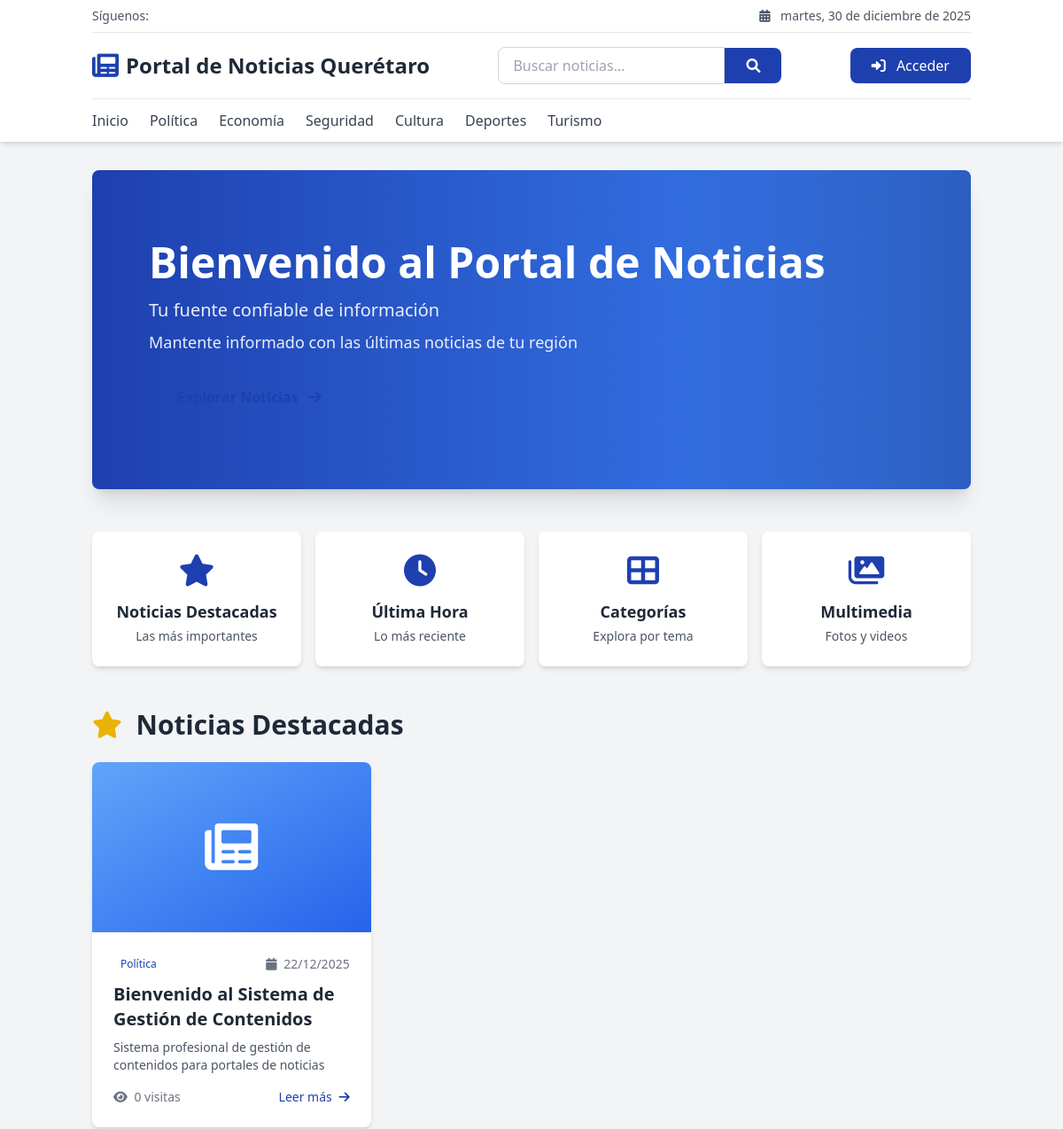
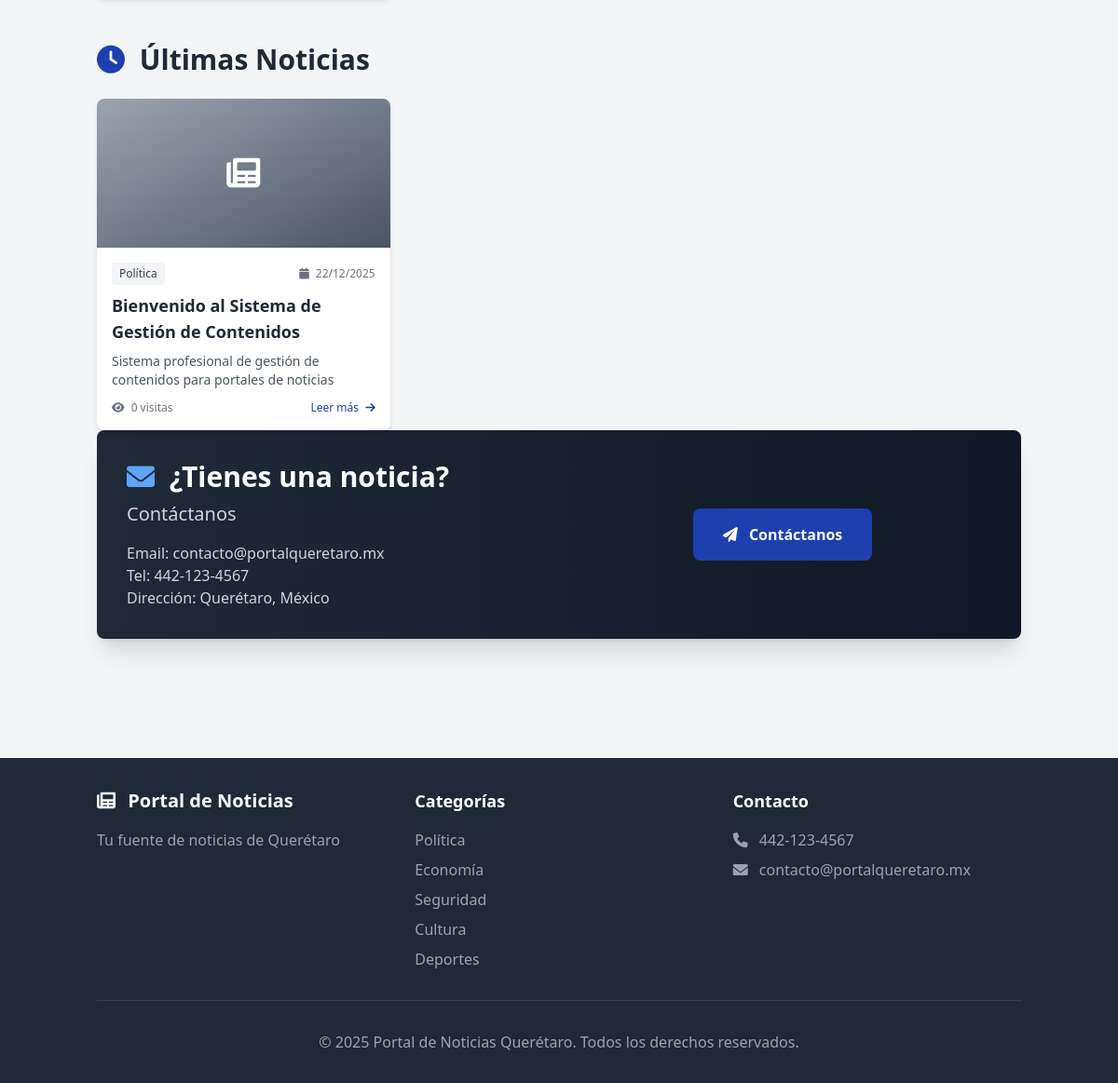
The page / on the database its author committed (2 pictures, top to bottom).
### tables this page shows
CREATE TABLE IF NOT EXISTS `configuracion` (
  `id` int(11) NOT NULL AUTO_INCREMENT,
  `clave` varchar(100) NOT NULL,
  `valor` text,
  `tipo` varchar(50) DEFAULT 'texto',
  `grupo` varchar(50) DEFAULT 'general',
  `descripcion` varchar(255) DEFAULT NULL,
  PRIMARY KEY (`id`),
  UNIQUE KEY `clave` (`clave`)
);

CREATE TABLE IF NOT EXISTS `categorias` (
  `id` int(11) NOT NULL AUTO_INCREMENT,
  `nombre` varchar(100) NOT NULL,
  `slug` varchar(100) NOT NULL,
  `descripcion` text,
  `padre_id` int(11) DEFAULT NULL,
  `orden` int(11) DEFAULT 0,
  `visible` tinyint(1) DEFAULT 1,
  `editor_responsable_id` int(11) DEFAULT NULL,
  `fecha_creacion` datetime DEFAULT CURRENT_TIMESTAMP,
  `fecha_modificacion` datetime DEFAULT CURRENT_TIMESTAMP ON UPDATE CURRENT_TIMESTAMP,
  PRIMARY KEY (`id`),
  UNIQUE KEY `slug` (`slug`),
  KEY `padre_id` (`padre_id`),
  KEY `editor_responsable_id` (`editor_responsable_id`)
);

CREATE TABLE IF NOT EXISTS `pagina_inicio` (
  `id` int(11) NOT NULL AUTO_INCREMENT,
  `seccion` varchar(50) NOT NULL,
  `titulo` varchar(255) DEFAULT NULL,
  `subtitulo` varchar(255) DEFAULT NULL,
  `contenido` text,
  `imagen` varchar(500) DEFAULT NULL,
  `url` varchar(500) DEFAULT NULL,
  `orden` int(11) DEFAULT 0,
  `activo` tinyint(1) DEFAULT 1,
  `fecha_modificacion` datetime DEFAULT CURRENT_TIMESTAMP ON UPDATE CURRENT_TIMESTAMP,
  PRIMARY KEY (`id`),
  KEY `seccion` (`seccion`),
  KEY `orden` (`orden`)
);

CREATE TABLE IF NOT EXISTS `noticias` (
  `id` int(11) NOT NULL AUTO_INCREMENT,
  `titulo` varchar(255) NOT NULL,
  `subtitulo` varchar(255) DEFAULT NULL,
  `slug` varchar(255) NOT NULL,
  `contenido` longtext NOT NULL,
  `resumen` text,
  `tags` varchar(500) DEFAULT NULL,
  `autor_id` int(11) NOT NULL,
  `categoria_id` int(11) NOT NULL,
  `imagen_destacada` varchar(255) DEFAULT NULL,
  `estado` enum('borrador','revision','aprobado','publicado','rechazado','archivado') DEFAULT 'borrador',
  `destacado` tinyint(1) DEFAULT 0,
  `orden_destacado` int(11) DEFAULT 0,
  `visitas` int(11) DEFAULT 0,
  `permitir_comentarios` tinyint(1) DEFAULT 1,
  `fecha_publicacion` datetime DEFAULT NULL,
  `fecha_programada` datetime DEFAULT NULL,
  `fecha_creacion` datetime DEFAULT CURRENT_TIMESTAMP,
  `fecha_modificacion` datetime DEFAULT CURRENT_TIMESTAMP ON UPDATE CURRENT_TIMESTAMP,
  `modificado_por` int(11) DEFAULT NULL,
  `version` int(11) DEFAULT 1,
  PRIMARY KEY (`id`),
  UNIQUE KEY `slug` (`slug`),
  KEY `autor_id` (`autor_id`),
  KEY `categoria_id` (`categoria_id`),
  KEY `estado` (`estado`),
  KEY `fecha_publicacion` (`fecha_publicacion`),
  KEY `destacado` (`destacado`)
);

### index.php (the view, shortened to what the rows shown need)
<?php
require_once __DIR__ . '/config/bootstrap.php';
$noticiaModel = new Noticia();
$categoriaModel = new Categoria();
$paginaInicioModel = new PaginaInicio();
$configuracionModel = new Configuracion();
$noticiasDestacadas = $noticiaModel->getDestacadas(3);
$noticiasRecientes = $noticiaModel->getAll('publicado', null, 1, 6);
$categorias = $categoriaModel->getParents(1);
$slider = $paginaInicioModel->getBySeccion('slider');
$accesoDirecto = $paginaInicioModel->getBySeccion('acceso_directo');
$contacto = $paginaInicioModel->getBySeccion('contacto');
$configGeneral = $configuracionModel->getByGrupo('general');
$nombreSitio = $configGeneral['nombre_sitio']['valor'] ?? 'Portal de Noticias Querétaro';
$logoSitio = $configGeneral['logo_sitio']['valor'] ?? null;
?>
<!DOCTYPE html>
<html lang="es">
<head>
    <script src="https://cdn.tailwindcss.com"></script>
    <link rel="stylesheet" href="https://cdnjs.cloudflare.com/ajax/libs/font-awesome/6.0.0/css/all.min.css">
</head>
<body class="bg-gray-100">
    <header class="bg-white shadow-md">
        <div class="container mx-auto px-4">
            <div class="flex justify-between items-center py-4">
                <div class="flex items-center space-x-2">
                    <?php if ($logoSitio): ?>
                    <img src="<?php echo e(BASE_URL . $logoSitio); ?>" alt="<?php echo e($nombreSitio); ?>" class="h-10">
                    <?php else: ?>
                    <i class="fas fa-newspaper text-3xl text-blue-600"></i>
                    <?php endif; ?>
                    <h1 class="text-2xl font-bold text-gray-800"><?php echo e($nombreSitio); ?></h1>
                </div>
            </div>
            <nav class="border-t border-gray-200 py-3">
                <ul class="flex space-x-6">
                    <?php foreach (array_slice($categorias, 0, 6) as $cat): ?>
                    <li><a href="<?php echo url('index.php?categoria=' . $cat['id']); ?>" class="text-gray-700 hover:text-blue-600"><?php echo e($cat['nombre']); ?></a></li>
                    <?php endforeach; ?>
                </ul>
            </nav>
        </div>
    </header>
    <main class="container mx-auto px-4 py-8">
        <?php if (!empty($slider)): ?>
        <section class="mb-12">
            <div class="relative bg-gradient-to-r from-blue-600 to-blue-800 rounded-lg shadow-xl overflow-hidden">
                <div class="relative z-10 px-8 py-16 md:px-16 md:py-20">
                    <?php $currentSlide = $slider[0]; ?>
                    <h2 class="text-4xl md:text-5xl font-bold text-white mb-4">
                        <?php echo e($currentSlide['titulo']); ?>
                    </h2>
                    <p class="text-xl text-blue-100 mb-2">
                        <?php echo e($currentSlide['subtitulo']); ?>
                    </p>
                    <p class="text-lg text-blue-50 mb-6">
                        <?php echo e($currentSlide['contenido']); ?>
                    </p>
                    <a href="<?php echo url('buscar.php'); ?>" class="inline-block bg-white text-blue-600 px-8 py-3 rounded-lg font-semibold hover:bg-blue-50 transition-colors">
                        Explorar Noticias <i class="fas fa-arrow-right ml-2"></i>
                    </a>
                </div>
                <div class="absolute top-0 right-0 bottom-0 w-1/3 bg-gradient-to-l from-blue-900/50 to-transparent"></div>
            </div>
        </section>
        <?php endif; ?>
        <?php if (!empty($accesoDirecto)): ?>
        <section class="mb-12">
            <div class="grid grid-cols-2 md:grid-cols-4 gap-4">
                <?php foreach ($accesoDirecto as $acceso): ?>
                <a href="<?php echo url($acceso['url']); ?>" class="bg-white rounded-lg shadow-md p-6 text-center hover:shadow-xl transition-shadow group">
                    <div class="text-blue-600 text-4xl mb-3 group-hover:scale-110 transition-transform">
                        <?php if (!empty($acceso['imagen'])): ?>
                            <img src="<?php echo e($acceso['imagen']); ?>" alt="<?php echo e($acceso['titulo']); ?>" class="w-16 h-16 mx-auto object-contain">
                        <?php else: ?>
                            <i class="<?php echo e($acceso['contenido']); ?>"></i>
                        <?php endif; ?>
                    </div>
                    <h3 class="text-lg font-bold text-gray-800 mb-1">
                        <?php echo e($acceso['titulo']); ?>
                    </h3>
                    <p class="text-sm text-gray-600">
                        <?php echo e($acceso['subtitulo']); ?>
                    </p>
                </a>
                <?php endforeach; ?>
            </div>
        </section>
        <?php endif; ?>
        <?php if (!empty($noticiasDestacadas)): ?>
        <section class="mb-12">
            <h2 class="text-3xl font-bold text-gray-800 mb-6">
                <i class="fas fa-star text-yellow-500 mr-2"></i>
                Noticias Destacadas
            </h2>
            <div class="grid grid-cols-1 md:grid-cols-3 gap-6">
                <?php foreach ($noticiasDestacadas as $noticia): ?>
                <article class="bg-white rounded-lg shadow-md overflow-hidden hover:shadow-xl transition-shadow">
                    <?php if ($noticia['imagen_destacada']): ?>
                    <img src="<?php echo e(BASE_URL . $noticia['imagen_destacada']); ?>" alt="<?php echo e($noticia['titulo']); ?>" class="w-full h-48 object-cover">
                    <?php else: ?>
                    <div class="w-full h-48 bg-gradient-to-br from-blue-400 to-blue-600 flex items-center justify-center">
                        <i class="fas fa-newspaper text-white text-6xl"></i>
                    </div>
                    <?php endif; ?>
                    <div class="p-6">
                        <div class="flex items-center text-sm text-gray-500 mb-2">
                            <span class="bg-blue-100 text-blue-800 px-2 py-1 rounded text-xs font-medium">
                                <?php echo e($noticia['categoria_nombre']); ?>
                            </span>
                            <span class="ml-auto">
                                <i class="fas fa-calendar mr-1"></i>
                                <?php echo date('d/m/Y', strtotime($noticia['fecha_publicacion'] ?? $noticia['fecha_creacion'])); ?>
                            </span>
                        </div>
                        <h3 class="text-xl font-bold text-gray-800 mb-2 hover:text-blue-600">
                            <a href="<?php echo url('noticia_detalle.php?slug=' . $noticia['slug']); ?>">
                                <?php echo e($noticia['titulo']); ?>
                            </a>
                        </h3>
                        <?php if ($noticia['resumen']): ?>
                        <p class="text-gray-600 text-sm mb-4 line-clamp-3">
                            <?php echo e($noticia['resumen']); ?>
                        </p>
                        <?php endif; ?>
                        <div class="flex items-center justify-between text-sm text-gray-500">
                            <span>
                                <i class="fas fa-eye mr-1"></i>
                                <?php echo number_format($noticia['visitas']); ?> visitas
                            </span>
                            <a href="<?php echo url('noticia_detalle.php?slug=' . $noticia['slug']); ?>" class="text-blue-600 hover:text-blue-800 font-medium">
                                Leer más <i class="fas fa-arrow-right ml-1"></i>
                            </a>
                        </div>
                    </div>
                </article>
                <?php endforeach; ?>
            </div>
        </section>
        <?php endif; ?>
        <section>
            <h2 class="text-3xl font-bold text-gray-800 mb-6">
                <i class="fas fa-clock text-blue-600 mr-2"></i>
                Últimas Noticias
            </h2>
            <?php if (empty($noticiasRecientes)): ?>
            <div class="bg-white rounded-lg shadow-md p-12 text-center">
                <i class="fas fa-inbox text-6xl text-gray-300 mb-4"></i>
                <p class="text-gray-500 text-lg">No hay noticias disponibles en este momento</p>
            </div>
            <?php else: ?>
            <div class="grid grid-cols-1 md:grid-cols-2 lg:grid-cols-3 gap-6">
                <?php foreach ($noticiasRecientes as $noticia): ?>
                <article class="bg-white rounded-lg shadow-md overflow-hidden hover:shadow-xl transition-shadow">
                    <?php if ($noticia['imagen_destacada']): ?>
                    <a href="<?php echo url('noticia_detalle.php?slug=' . $noticia['slug']); ?>">
                        <img src="<?php echo e(BASE_URL . $noticia['imagen_destacada']); ?>" alt="<?php echo e($noticia['titulo']); ?>" class="w-full h-40 object-cover">
                    </a>
                    <?php else: ?>
                    <a href="<?php echo url('noticia_detalle.php?slug=' . $noticia['slug']); ?>">
                        <div class="w-full h-40 bg-gradient-to-br from-gray-400 to-gray-600 flex items-center justify-center">
                            <i class="fas fa-newspaper text-white text-4xl"></i>
                        </div>
                    </a>
                    <?php endif; ?>
                    <div class="p-4">
                        <div class="flex items-center text-xs text-gray-500 mb-2">
                            <span class="bg-gray-100 text-gray-700 px-2 py-1 rounded font-medium">
                                <?php echo e($noticia['categoria_nombre']); ?>
                            </span>
                            <span class="ml-auto">
                                <i class="fas fa-calendar mr-1"></i>
                                <?php echo date('d/m/Y', strtotime($noticia['fecha_publicacion'] ?? $noticia['fecha_creacion'])); ?>
                            </span>
                        </div>
                        <h3 class="text-lg font-bold text-gray-800 mb-2 hover:text-blue-600 line-clamp-2">
                            <a href="<?php echo url('noticia_detalle.php?slug=' . $noticia['slug']); ?>">
                                <?php echo e($noticia['titulo']); ?>
                            </a>
                        </h3>
                        <?php if ($noticia['resumen']): ?>
                        <p class="text-gray-600 text-sm line-clamp-2 mb-3">
                            <?php echo e($noticia['resumen']); ?>
                        </p>
                        <?php endif; ?>
                        <div class="flex items-center justify-between text-xs text-gray-500">
                            <span>
                                <i class="fas fa-eye mr-1"></i>
                                <?php echo number_format($noticia['visitas']); ?> visitas
                            </span>
                            <a href="<?php echo url('noticia_detalle.php?slug=' . $noticia['slug']); ?>" class="text-blue-600 hover:text-blue-800 font-medium">
                                Leer más <i class="fas fa-arrow-right ml-1"></i>
                            </a>
                        </div>
                    </div>
                </article>
                <?php endforeach; ?>
            </div>
            <?php endif; ?>
        </section>
        <?php if (!empty($contacto)): ?>
        <section class="mb-12">
            <?php $infoContacto = $contacto[0]; ?>
            <div class="bg-gradient-to-r from-gray-800 to-gray-900 rounded-lg shadow-xl p-8 text-white">
                <div class="grid grid-cols-1 md:grid-cols-2 gap-8 items-center">
                    <div>
                        <h2 class="text-3xl font-bold mb-2">
                            <i class="fas fa-envelope text-blue-400 mr-2"></i>
                            <?php echo e($infoContacto['titulo']); ?>
                        </h2>
                        <p class="text-xl text-gray-300 mb-4">
                            <?php echo e($infoContacto['subtitulo']); ?>
                        </p>
                        <div class="text-gray-300 space-y-2">
                            <?php echo sanitizeSimpleHtml($infoContacto['contenido']); ?>
                        </div>
                    </div>
                    <div class="text-center">
                        <a href="mailto:contacto@portalqueretaro.mx" class="inline-block bg-blue-600 text-white px-8 py-4 rounded-lg font-semibold hover:bg-blue-700 transition-colors">
                            <i class="fas fa-paper-plane mr-2"></i>
                            Contáctanos
                        </a>
                    </div>
                </div>
            </div>
        </section>
        <?php endif; ?>
    </main>
    <footer class="bg-gray-800 text-white mt-12 py-8">
        <div class="container mx-auto px-4">
            <div class="grid grid-cols-1 md:grid-cols-3 gap-8">
                <div>
                    <ul class="space-y-2 text-gray-400">
                        <?php foreach (array_slice($categorias, 0, 5) as $cat): ?>
                        <li><a href="<?php echo url('index.php?categoria=' . $cat['id']); ?>" class="hover:text-white"><?php echo e($cat['nombre']); ?></a></li>
                        <?php endforeach; ?>
                    </ul>
                </div>
            </div>
        </div>
    </footer>
</body>
</html>

### rows shown on the page
configuracion: valor "Portal de Noticias Querétaro"
categorias: nombre "Política"
categorias: nombre "Economía"
categorias: nombre "Seguridad"
categorias: nombre "Cultura"
categorias: nombre "Deportes"
categorias: nombre "Turismo"
pagina_inicio: titulo "Bienvenido al Portal de Noticias", subtitulo "Tu fuente confiable de información", contenido "Mantente informado con las últimas noticias de tu región"
pagina_inicio: titulo "Noticias Destacadas", subtitulo "Las más importantes"
pagina_inicio: titulo "Última Hora", subtitulo "Lo más reciente"
pagina_inicio: titulo "Categorías", subtitulo "Explora por tema"
pagina_inicio: titulo "Multimedia", subtitulo "Fotos y videos"
noticias: categoria.nombre "Política", fecha_publicacion "22/12/2025", titulo "Bienvenido al Sistema de Gestión de Contenidos", resumen "Sistema profesional de gestión de contenidos para portales de noticias", visitas "0"
pagina_inicio: titulo "¿Tienes una noticia?", subtitulo "Contáctanos", contenido "Email: contacto@portalqueretaro.mx Tel: 442-123-4567 Dirección: Querétaro, México"
